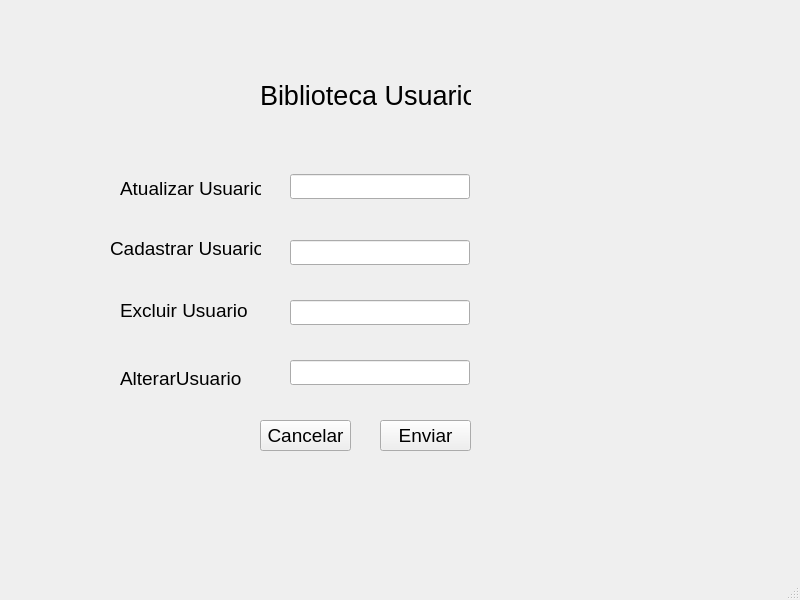
<?xml version="1.0" encoding="UTF-8"?>
<ui version="4.0">
 <class>MainWindow</class>
 <widget class="QMainWindow" name="MainWindow">
  <property name="geometry">
   <rect>
    <x>0</x>
    <y>0</y>
    <width>800</width>
    <height>600</height>
   </rect>
  </property>
  <property name="windowTitle">
   <string>MainWindow</string>
  </property>
  <widget class="QWidget" name="centralwidget">
   <widget class="QLabel" name="labelTtitulo">
    <property name="geometry">
     <rect>
      <x>260</x>
      <y>80</y>
      <width>211</width>
      <height>31</height>
     </rect>
    </property>
    <property name="font">
     <font>
      <pointsize>20</pointsize>
     </font>
    </property>
    <property name="text">
     <string>Biblioteca Usuario</string>
    </property>
   </widget>
   <widget class="QLabel" name="label">
    <property name="geometry">
     <rect>
      <x>190</x>
      <y>190</y>
      <width>47</width>
      <height>13</height>
     </rect>
    </property>
    <property name="text">
     <string/>
    </property>
   </widget>
   <widget class="QLineEdit" name="lineEditatualizarUsuario">
    <property name="geometry">
     <rect>
      <x>290</x>
      <y>174</y>
      <width>180</width>
      <height>25</height>
     </rect>
    </property>
    <property name="maximumSize">
     <size>
      <width>180</width>
      <height>25</height>
     </size>
    </property>
   </widget>
   <widget class="QLabel" name="label_atualizarUsuario">
    <property name="geometry">
     <rect>
      <x>120</x>
      <y>180</y>
      <width>141</width>
      <height>16</height>
     </rect>
    </property>
    <property name="font">
     <font>
      <pointsize>14</pointsize>
     </font>
    </property>
    <property name="text">
     <string>Atualizar Usuario</string>
    </property>
   </widget>
   <widget class="QLineEdit" name="lineEdit_cadastrarUsuario">
    <property name="geometry">
     <rect>
      <x>290</x>
      <y>240</y>
      <width>180</width>
      <height>25</height>
     </rect>
    </property>
    <property name="maximumSize">
     <size>
      <width>180</width>
      <height>25</height>
     </size>
    </property>
   </widget>
   <widget class="QLabel" name="label_cadastrarUsuario">
    <property name="geometry">
     <rect>
      <x>110</x>
      <y>240</y>
      <width>151</width>
      <height>16</height>
     </rect>
    </property>
    <property name="font">
     <font>
      <pointsize>14</pointsize>
     </font>
    </property>
    <property name="text">
     <string>Cadastrar Usuario</string>
    </property>
   </widget>
   <widget class="QLabel" name="label_excluirUsuario">
    <property name="geometry">
     <rect>
      <x>120</x>
      <y>300</y>
      <width>131</width>
      <height>21</height>
     </rect>
    </property>
    <property name="font">
     <font>
      <pointsize>14</pointsize>
     </font>
    </property>
    <property name="text">
     <string>Excluir Usuario</string>
    </property>
   </widget>
   <widget class="QLineEdit" name="lineEdit_excluirUsuario">
    <property name="geometry">
     <rect>
      <x>290</x>
      <y>300</y>
      <width>180</width>
      <height>25</height>
     </rect>
    </property>
    <property name="maximumSize">
     <size>
      <width>180</width>
      <height>25</height>
     </size>
    </property>
   </widget>
   <widget class="QLabel" name="label_alterarUsuario">
    <property name="geometry">
     <rect>
      <x>120</x>
      <y>370</y>
      <width>121</width>
      <height>16</height>
     </rect>
    </property>
    <property name="font">
     <font>
      <pointsize>14</pointsize>
     </font>
    </property>
    <property name="text">
     <string>AlterarUsuario</string>
    </property>
   </widget>
   <widget class="QLineEdit" name="lineEdit_alterarUsuario">
    <property name="geometry">
     <rect>
      <x>290</x>
      <y>360</y>
      <width>180</width>
      <height>25</height>
     </rect>
    </property>
    <property name="maximumSize">
     <size>
      <width>180</width>
      <height>25</height>
     </size>
    </property>
   </widget>
   <widget class="QPushButton" name="btnEnviar">
    <property name="geometry">
     <rect>
      <x>380</x>
      <y>420</y>
      <width>91</width>
      <height>31</height>
     </rect>
    </property>
    <property name="font">
     <font>
      <pointsize>14</pointsize>
     </font>
    </property>
    <property name="text">
     <string>Enviar</string>
    </property>
   </widget>
   <widget class="QPushButton" name="btnCancelar">
    <property name="geometry">
     <rect>
      <x>260</x>
      <y>420</y>
      <width>91</width>
      <height>31</height>
     </rect>
    </property>
    <property name="font">
     <font>
      <pointsize>14</pointsize>
     </font>
    </property>
    <property name="text">
     <string>Cancelar</string>
    </property>
   </widget>
  </widget>
  <widget class="QMenuBar" name="menubar">
   <property name="geometry">
    <rect>
     <x>0</x>
     <y>0</y>
     <width>800</width>
     <height>21</height>
    </rect>
   </property>
  </widget>
  <widget class="QStatusBar" name="statusbar"/>
 </widget>
 <resources/>
 <connections/>
</ui>
